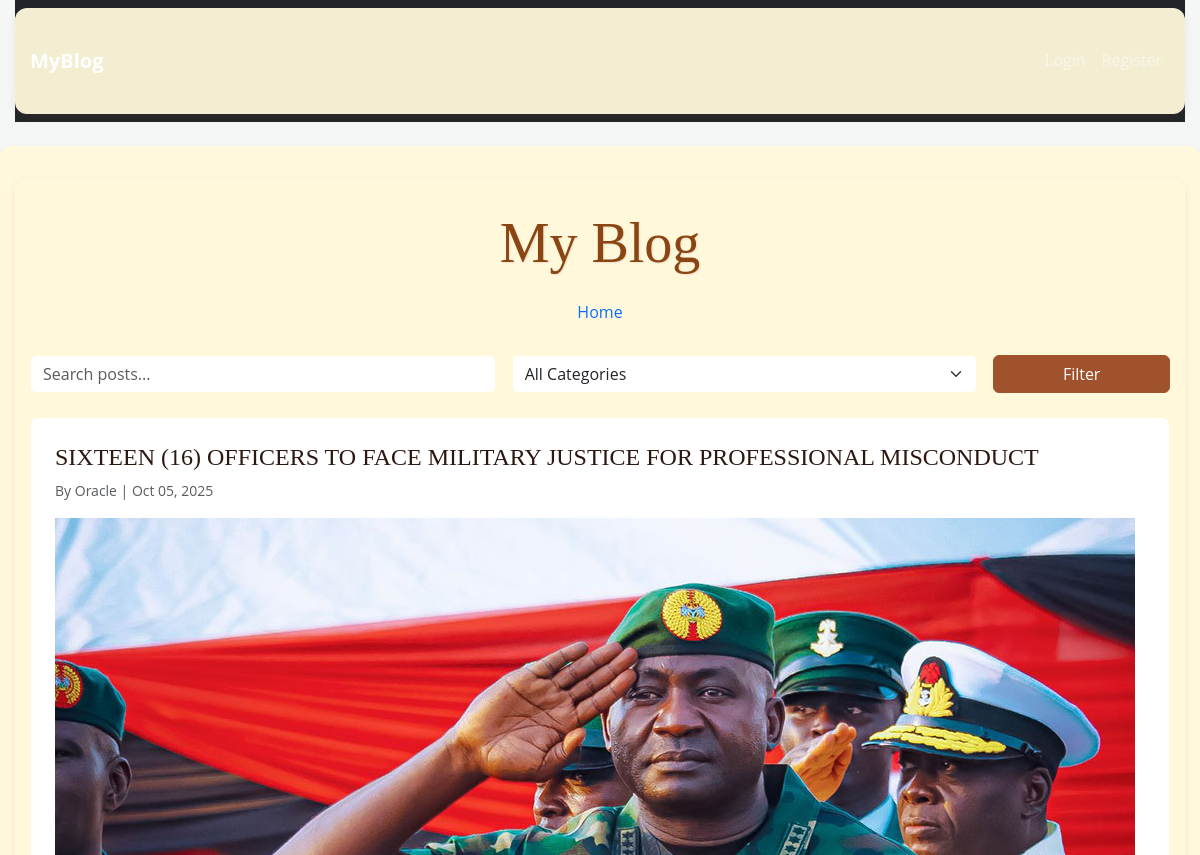
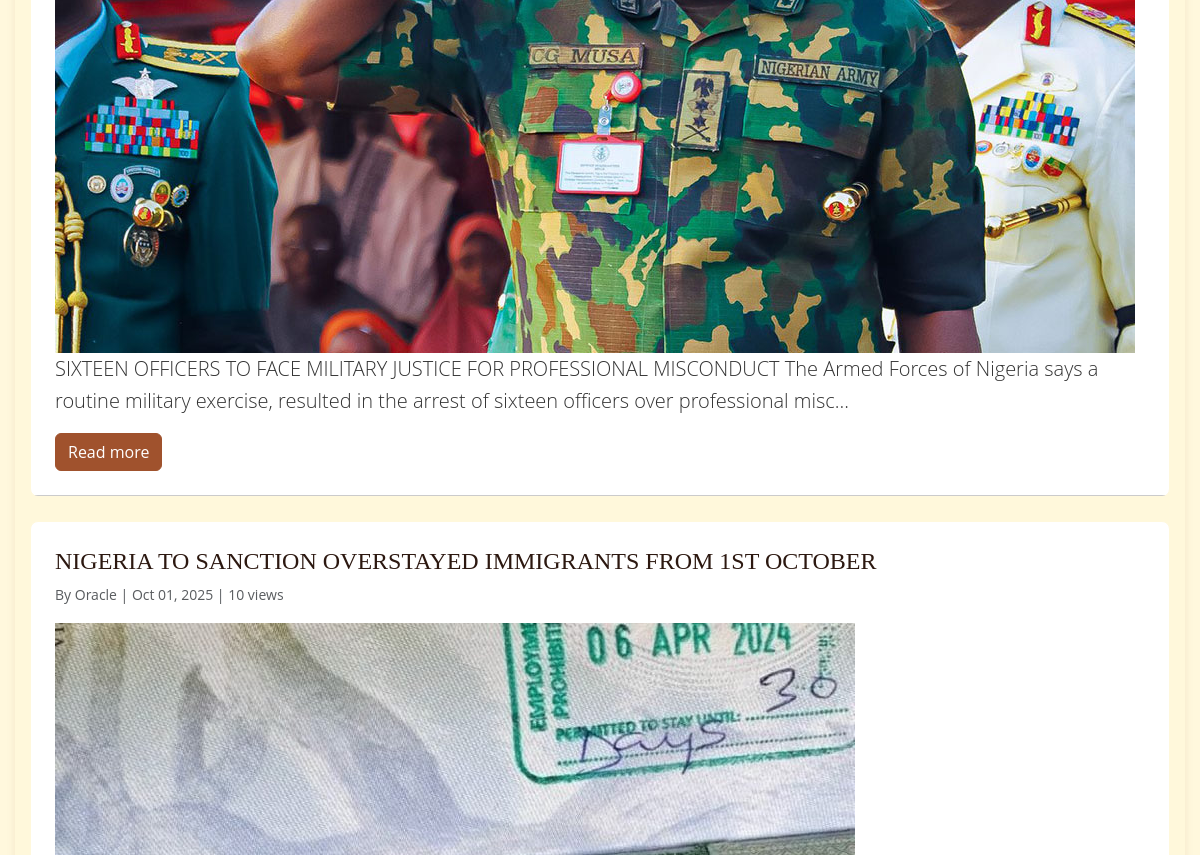
/blog/ (upper part), run on an earlier commit of the app's database (2 pictures, top to bottom).
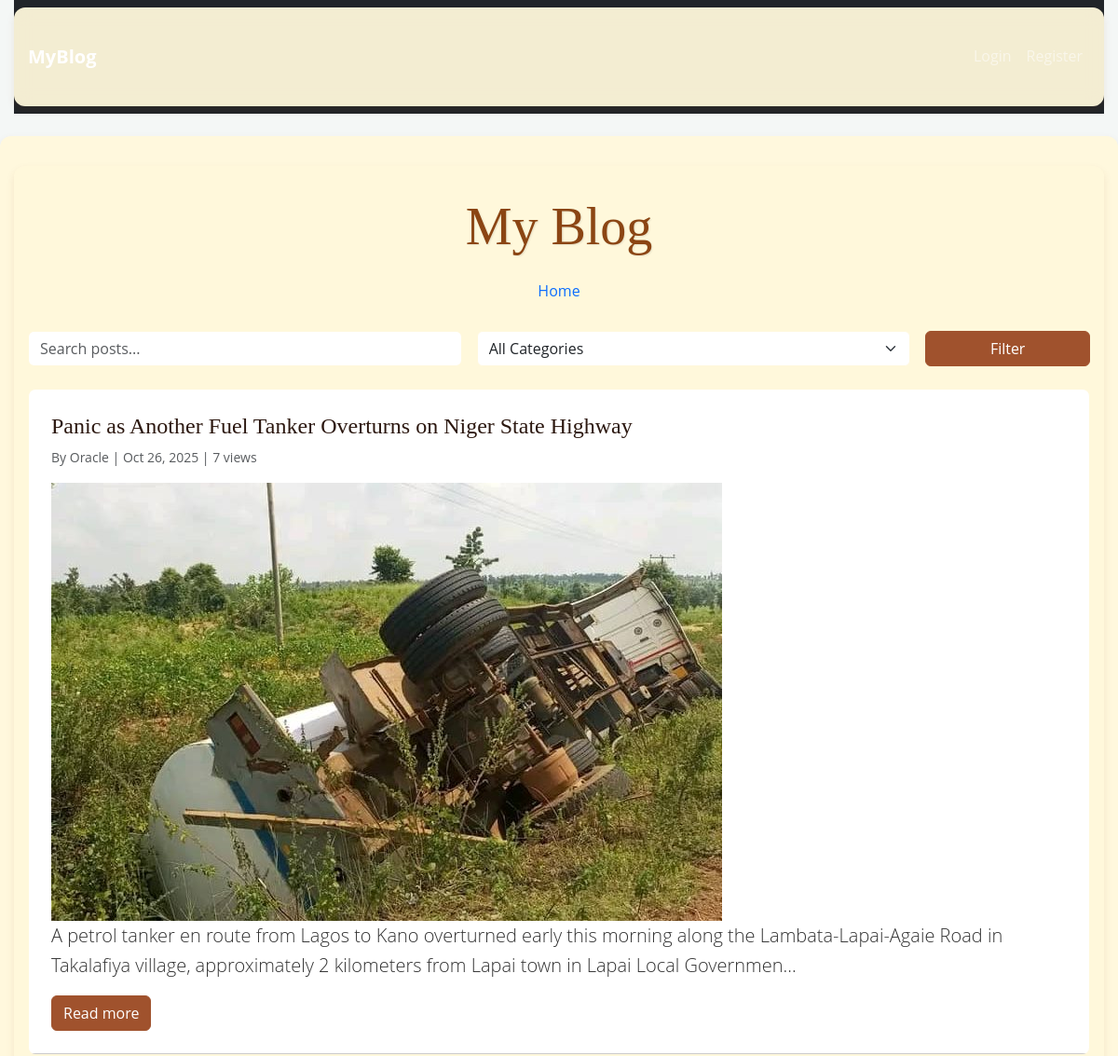
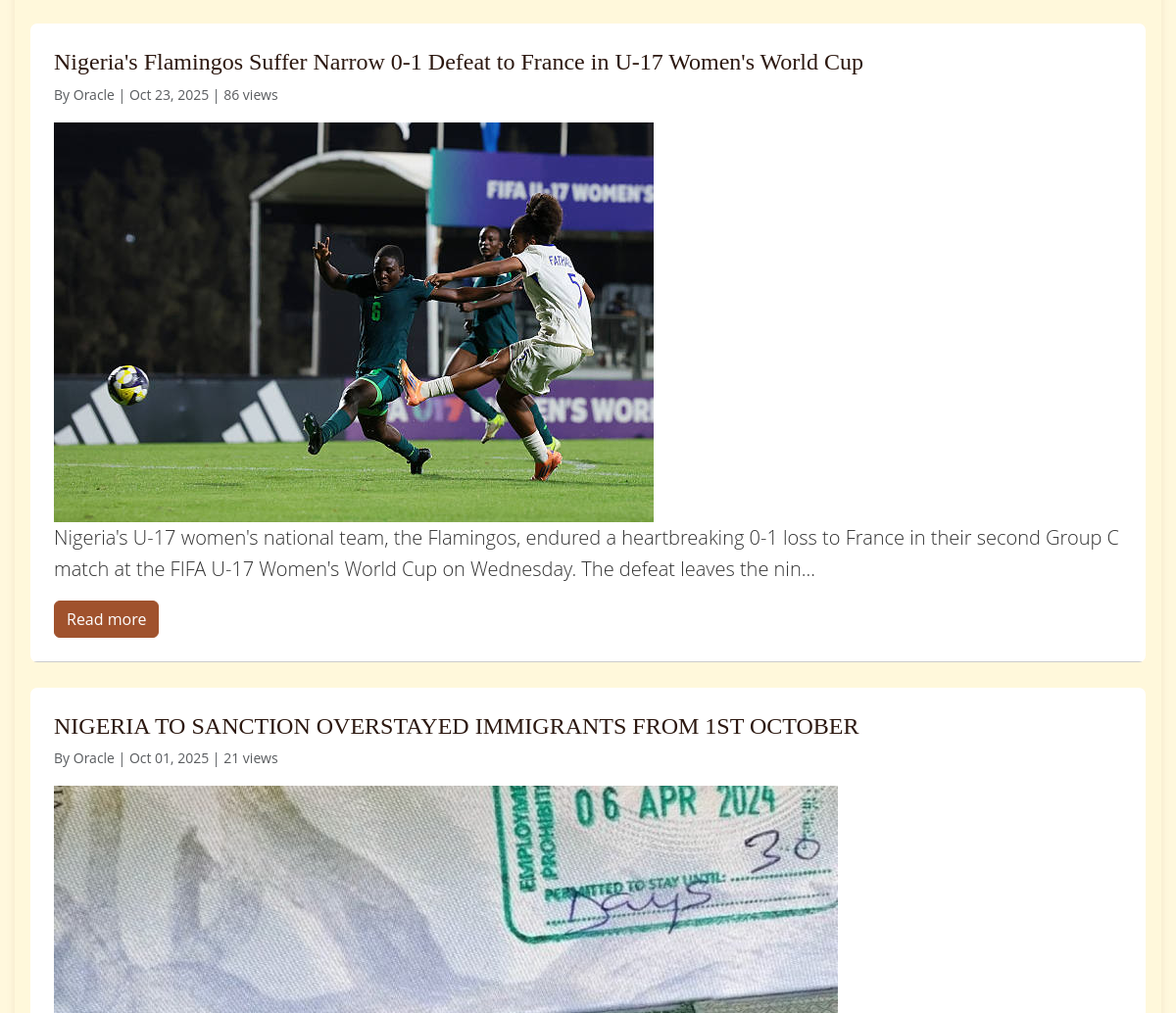
And on a later commit of the database (2 pictures, top to bottom).
### app/models.py (models this page shows, shortened)
class Post(db.Model):
    id = db.Column(db.Integer, primary_key=True)
    title = db.Column(db.String(200), nullable=False)
    slug = db.Column(db.String(255), unique=True, nullable=False, index=True)
    content = db.Column(db.Text, nullable=False)
    status = db.Column(db.String(20), default="draft")
    views = db.Column(db.Integer, default=0)
    likes = db.Column(db.Integer, default=0)
    media_filename = db.Column(db.String(200), nullable=True)
    created_at = db.Column(db.DateTime, default=func.now)
    updated_at = db.Column(db.DateTime, default=datetime.utcnow, onupdate=datetime.utcnow)
    category_id = db.Column(db.Integer, db.ForeignKey("category.id"), nullable=True)
    user_id = db.Column(db.Integer, db.ForeignKey("user.id"), nullable=False)
    user = db.relationship("User", back_populates="posts")
    category = db.relationship("Category", back_populates="posts")
    comments = db.relationship("Comment", back_populates="post", lazy=True, cascade="all, delete-orphan")
    likes_rel = db.relationship("PostLike", backref="post", cascade="all, delete-orphan")

class User(db.Model, UserMixin):
    id = db.Column(db.Integer, primary_key=True)
    username = db.Column(db.String(150), unique=True, nullable=False)
    email = db.Column(db.String(150), unique=True, nullable=False)
    password_hash = db.Column(db.String(200), nullable=False)
    is_admin = db.Column(db.Boolean, default=False)
    created_at = db.Column(db.DateTime, default=datetime.utcnow)
    posts = db.relationship("Post", back_populates="user", lazy=True)
    comments = db.relationship("Comment", back_populates="user", lazy=True)
    replies = db.relationship("Reply", back_populates="user", lazy=True)

### app/blog/routes.py (the view)
@blog_bp.route("/")
def index():
    q = request.args.get("q", "").strip()
    cat = request.args.get("cat")
    page = int(request.args.get("page", 1))
    per = 6
    query = Post.query.filter(Post.status == "published")
    if q:
        query = query.filter(Post.title.ilike(f"%{q}%"))
    if cat:
        query = query.join(Category).filter(Category.name == cat)
    posts = query.order_by(Post.created_at.desc()).limit(per).offset((page - 1) * per).all()
    total_posts = query.count()
    total_pages = (total_posts + per - 1) // per
    has_prev = page > 1
    has_next = page < total_pages
    categories = Category.query.order_by(Category.name).all()
    return render_template(
        "blog/index.html",
        posts=posts,
        categories=categories,
        page=page,
        total_pages=total_pages,
        has_prev=has_prev,
        has_next=has_next,
        q=q,
        cat=cat,
    )

### app/templates/blog/index.html (shortened to what this page needs)
{% extends "base.html" %}
{% block content %}
<div class="container">
    <header class="mb-4 text-center">
        <h1 class="display-4">My Blog</h1>
        <nav class="mt-3">
            <a href="{{ url_for('blog.index') }}" class="btn btn-link text-decoration-none">Home</a>
        </nav>
    </header>
    <form method="GET" class="mb-4">
        <div class="row g-3">
            <div class="col-md-5">
                <input type="text" name="q" class="form-control" placeholder="Search posts..." value="{{ q or '' }}">
            </div>
            <div class="col-md-5">
                <select name="cat" class="form-select">
                    <option value="">All Categories</option>
                </select>
            </div>
            <div class="col-md-2">
                <button type="submit" class="btn btn-primary w-100">Filter</button>
            </div>
        </div>
    </form>
    <main>
        {% if posts %}
            {% for post in posts %}
                <article class="post mb-4">
                    <div class="p-4">
                        <h2 class="h4 mb-2">
                            <a href="{{ url_for('blog.view_post', slug=post.slug) }}">{{ post.title }}</a>
                        </h2>
                        <p class="text-muted small mb-3">
                            By {{ post.user.username }} | {{ post.created_at.strftime('%b %d, %Y') }}
                            {% if post.views %} | {{ post.views }} views{% endif %}
                        </p>
                        {% if post.media_filename %}
                            <img src="{{ url_for('static', filename='uploads/media/' + post.media_filename) }}" alt="{{ post.title }}">
                        {% endif %}
                        <p class="lead mb-3">{{ post.content[:200] }}{% if post.content|length > 200 %}...{% endif %}</p>
                        <a href="{{ url_for('blog.view_post', slug=post.slug) }}" class="btn btn-primary">Read more</a>
                    </div>
                    <hr class="m-0">
                </article>
            {% endfor %}
        {% else %}
            <div class="text-center py-5">
                <h3 class="text-muted">No posts yet.</h3>
                {% if q or cat %}<p><a href="{{ url_for('blog.index') }}" class="btn btn-outline-secondary">Clear Filters</a></p>{% endif %}
            </div>
        {% endif %}
    </main>
</div>
{% endblock %}

### app/templates/base.html (shortened to what this page needs)
<!DOCTYPE html>
<html lang="en">
<head>
    <link href="https://cdn.jsdelivr.net/npm/bootstrap@5.3.1/dist/css/bootstrap.min.css" rel="stylesheet">
    <link rel="stylesheet" href="{{ url_for('static', filename='css/style.css') }}">
</head>
<body>
 <div class="base">
    <nav class="navbar navbar-expand-lg navbar-dark bg-dark mb-4">
        <div class="container">
            <a class="navbar-brand" href="{{ url_for('blog.index') }}">MyBlog</a>
            <div class="collapse navbar-collapse justify-content-end" id="navbarNav">
                <ul class="navbar-nav">
                    {% if current_user.is_authenticated %}
                        <li class="nav-item">
                            <a class="nav-link" href="#">{{ current_user.username }}</a>
                        </li>
                        <li class="nav-item">
                            <a class="nav-link" href="{{ url_for('auth.logout') }}">Logout</a>
                        </li>
                    {% else %}
                        <li class="nav-item">
                            <a class="nav-link" href="{{ url_for('auth.login') }}">Login</a>
                        </li>
                        <li class="nav-item">
                            <a class="nav-link" href="{{ url_for('auth.register') }}">Register</a>
                        </li>
                    {% endif %}
                </ul>
            </div>
        </div>
    </nav>
</div>
<div class="container">
    {% block content %}{% endblock %}
</div>
</body>
</html>

### app/static/style.css (style rules this page uses)
body { background: linear-gradient(180deg,#f3f5f7, #fff); color: #222; font-family: 'Segoe UI', Roboto, Arial, sans-serif; }
:root { --primary-brown-red: #8B4513; --secondary-sienna: #A0522D; --light-cream: #FFF8DC; --deep-charcoal: #2C1810; --gold-accent: #DAA520; --shadow-subtle: 0 4px 8px rgba(139, 69, 19, 0.1); }
body { background: linear-gradient(135deg, var(--primary-brown-red) 0%, var(--secondary-sienna) 50%, var(--light-cream) 100%); background-attachment: fixed; color: var(--deep-charcoal); font-family: 'Open Sans', sans-serif; line-height: 1.6; min-height: 100vh; }
.container { background: rgba(255, 248, 220, 0.95); border-radius: 12px; box-shadow: var(--shadow-subtle); margin-top: 20px; margin-bottom: 20px; padding: 2rem; backdrop-filter: blur(10px); }
header h1 { font-family: 'Playfair Display', serif; color: var(--primary-brown-red); text-shadow: 1px 1px 2px rgba(0,0,0,0.1); transition: transform 0.3s ease; }
.post { background: white; border: 1px solid var(--light-cream); border-radius: 8px; overflow: hidden; transition: all 0.3s ease; position: relative; }
.post h2 a { color: var(--deep-charcoal); text-decoration: none; font-family: 'Playfair Display', serif; transition: color 0.3s ease; }
.post img { transition: transform 0.3s ease; }
.btn-primary { background-color: var(--secondary-sienna); border-color: var(--secondary-sienna); transition: all 0.3s ease; }
.form-control, .form-select { border-color: var(--light-cream); transition: border-color 0.3s ease; }
body { background: #f4f7f6; color: #333; }
.navbar-brand { font-weight: bold; }
.dashboard-bg,.container, .login, .register, .base { max-width: 100%; margin: 0 auto; padding-left: 15px; padding-right: 15px; }
@media (min-width: 0px) { .dashboard-bg,.container, .login, .register, .base { max-width: 540px; } }
@media (min-width: 576px) { .dashboard-bg,.container, .login, .register, .baser { max-width: 720px; } }
@media (min-width: 768px) { .dashboard-bg,.container, .login, .register, .base { max-width: 960px; } }
@media (min-width: 992px) { .dashboard-bg,.container, .login, .register, .base { max-width: 1140px; } }
@media (min-width: 1200px) { .dashboard-bg,.container, .login, .register, .base { max-width: 1320px; } }

What changed in the data, as far as the page shows it:
removed Post: title "SIXTEEN (16) OFFICERS TO FACE MILITARY JUSTICE FOR PROFESSIONAL MISCONDUCT", user.username "Oracle", created_at "Oct 05, 2025", media_filename (picture), content "SIXTEEN OFFICERS TO FACE MILITARY JUSTICE FOR PROFESSIONAL MISCONDUCT The Armed Forces of Nigeria says a routine military exercise, resulted in the arrest of sixteen officers over professional misc"
added Post: title "Panic as Another Fuel Tanker Overturns on Niger State Highway", user.username "Oracle", created_at "Oct 26, 2025", views "7", media_filename (picture), content "A petrol tanker en route from Lagos to Kano overturned early this morning along the Lambata-Lapai-Agaie Road in Takalafiya village, approximately 2 kilometers from Lapai town in Lapai Local Governmen"
added Post: title "Nigeria's Flamingos Suffer Narrow 0-1 Defeat to France in U-17 Women's World Cup", user.username "Oracle", created_at "Oct 23, 2025", views "86", media_filename (picture), content "Nigeria's U-17 women's national team, the Flamingos, endured a heartbreaking 0-1 loss to France in their second Group C match at the FIFA U-17 Women's World Cup on Wednesday. The defeat leaves the nin"
changed Post "NIGERIA TO SANCTION OVERSTAYED IMMIGRANTS FROM 1ST OCTOBER": views "10" → "21"
